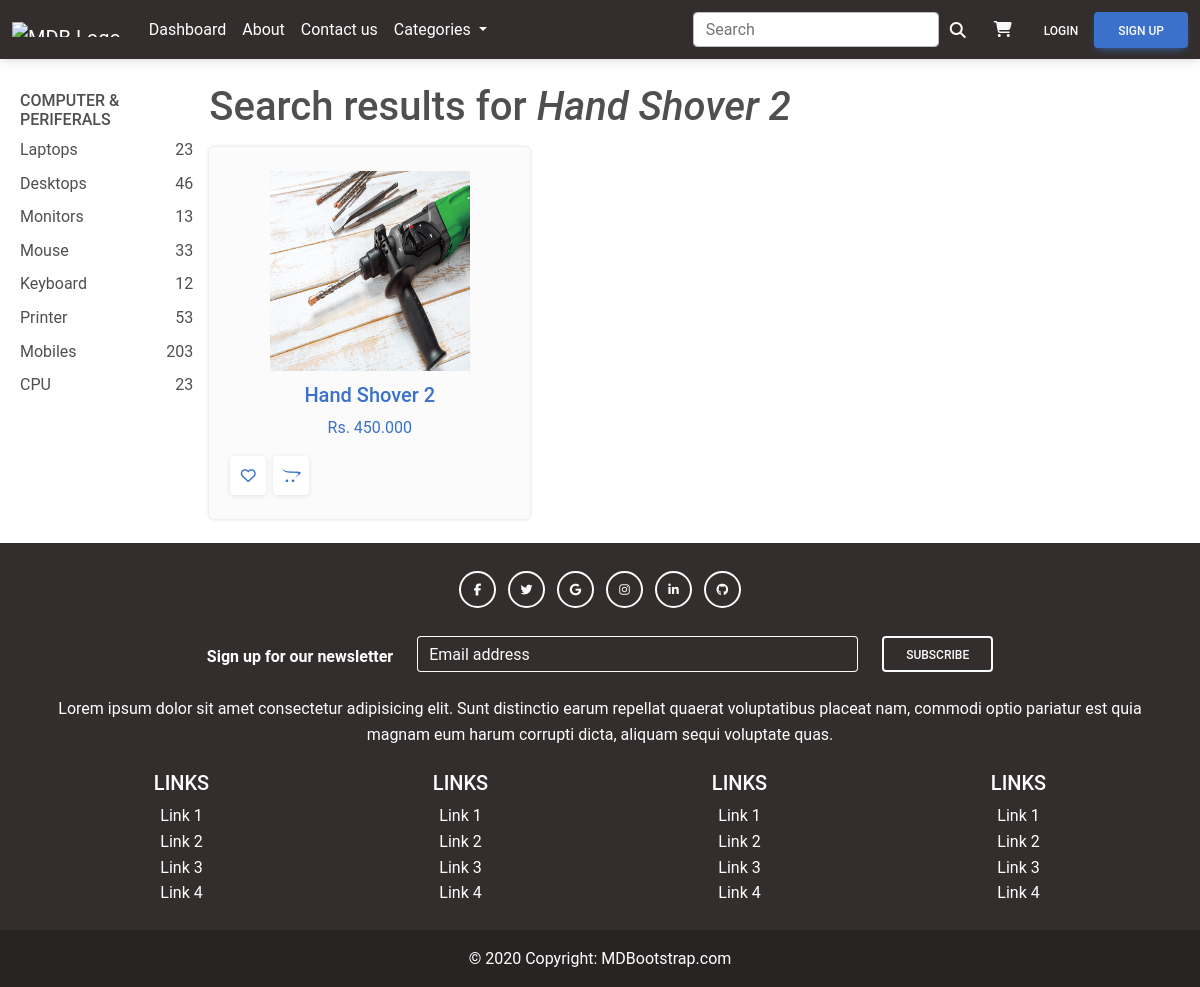
Page /search.php?input-search=Hand Shover 2 on the committed database.
### tables this page shows
CREATE TABLE IF NOT EXISTS `item` (
  `item_id` int(3) NOT NULL AUTO_INCREMENT,
  `title` varchar(50) NOT NULL,
  `description` varchar(1000) NOT NULL,
  `price` decimal(10,3) NOT NULL,
  `avail_stock` int(11) NOT NULL,
  `pictures` varchar(2000) NOT NULL,
  `cat_id` int(3) NOT NULL,
  PRIMARY KEY (`item_id`),
  KEY `fk_cat_id` (`cat_id`),
  CONSTRAINT `fk_cat_id` FOREIGN KEY (`cat_id`) REFERENCES `category` (`cat_id`) ON DELETE NO ACTION ON UPDATE NO ACTION
);

### includes/navbar_dark.php (the view, shortened to what this page needs)
<header>
    <nav class="navbar navbar-expand-md navbar-dark bg-dark" style="z-index: 2000;">
        <div class="container-fluid">
            <div class="collapse navbar-collapse" id="navbarSupportedContent">
                <a class="navbar-brand mt-2 mt-lg-0" href="index.php">
                    <img src="https://mdbcdn.b-cdn.net/img/logo/mdb-transaprent-noshadows.webp" height="15" alt="MDB Logo" loading="lazy" />
                </a>
                <ul class="navbar-nav me-auto mb-2 mb-lg-0">
                    <li class="nav-item">
                        <a class="nav-link" href="index.php">Dashboard</a>
                    </li>
                    <li class="nav-item">
                        <a class="nav-link" href="#">About</a>
                    </li>
                    <li class="nav-item">
                        <a class="nav-link" href="#">Contact us</a>
                    </li>
                    <li class="nav-item dropdown">
                        <a class="nav-link dropdown-toggle" href="#" id="navbarDropdown" role="button" data-mdb-toggle="dropdown" aria-expanded="false">
                            Categories
                        </a>
                    </li>
                </ul>
                <form action="search.php" method="get" class="collapse d-flex input-group w-auto ">
                    <input type="search" name="input-search" class="form-control rounded" placeholder="Search" aria-label="Search" aria-describedby="search-addon" />
                    <span class="input-group-text border-0" id="search-addon">
                        <i class="fas fa-search text-light"></i>
                    </span>
                </form>
            </div>
            <div class="d-flex align-items-center">
                <a class="link-secondary mx-3" href="cart.php">
                    <i class="fas fa-shopping-cart text-light"></i>
                </a>
                <?php
                if (isset($_SESSION['user'])) {
                ?>
                    <div class="dropdown">
                        <a class="dropdown-toggle d-flex align-items-center hidden-arrow" href="#" id="navbarDropdownMenuAvatar" role="button" data-mdb-toggle="dropdown" aria-expanded="false">
                            <i class="fa-solid fa-user-gear text-light mx-1"></i>
                        </a>
                        <ul class="dropdown-menu dropdown-menu-end" aria-labelledby="navbarDropdownMenuAvatar">
                            <li>
                                <a class="dropdown-item" href="profile.php">My profile</a>
                            </li>
                            <!-- <li>
                                <a class="dropdown-item" href="#">Settings</a>
                            </li> -->
                            <li>
                                <a class="dropdown-item" href="logout.php">Logout</a>
                            </li>
                        </ul>
                    </div>
                <?php
                } else {
                ?>
                    <button type="button" class="btn btn-link px-3">
                        <a class="text-light" href="signin.php" role="button">Login</a>
                    </button>
                    <button type="button" class="btn btn-primary">
                        <a class="text-light" href="signup.php" role="button">Sign up</a>
                    </button>
                <?php
                }
                ?>
            </div>
        </div>
    </nav>
</header>

### search.php (shortened to what this page needs)
<?php include 'includes/session.php'; ?>
<?php include 'includes/header.php'; ?>
<body class="">
    <?php include "includes/navbar_dark.php"; ?>
    <div class="container-fluid my-4">
        <div class="row g-2">
            <div class="col-md-2">
                <div class="t-products p-2">
                    <h6 class="text-uppercase">Computer & Periferals</h6>
                    <div class="p-lists">
                        <div class="d-flex justify-content-between mt-2"> <span>Laptops</span> <span>23</span> </div>
                        <div class="d-flex justify-content-between mt-2"> <span>Desktops</span> <span>46</span> </div>
                        <div class="d-flex justify-content-between mt-2"> <span>Monitors</span> <span>13</span> </div>
                        <div class="d-flex justify-content-between mt-2"> <span>Mouse</span> <span>33</span> </div>
                        <div class="d-flex justify-content-between mt-2"> <span>Keyboard</span> <span>12</span> </div>
                        <div class="d-flex justify-content-between mt-2"> <span>Printer</span> <span>53</span> </div>
                        <div class="d-flex justify-content-between mt-2"> <span>Mobiles</span> <span>203</span> </div>
                        <div class="d-flex justify-content-between mt-2"> <span>CPU</span> <span>23</span> </div>
                    </div>
                </div>
            </div>
            <div id="search-right" class="col-md-10">
                <div class="row g-2">
                    <?php
                    $conn = $pdo->open();
                    $search_key = "";
                    if (isset($_GET['input-search'])) {
                        $search_key = $_GET['input-search'];
                    }
                    $stmt = $conn->prepare("SELECT * FROM `item` WHERE `title` LIKE :keyword");
                    $stmt->execute(['keyword' => "%$search_key%"]);
                    if ($stmt->rowCount() < 1) {
                        echo '<h1 class="h1">No results found for <i>' . $search_key . '</i></h1>';
                    } else {
                        echo '<h1 class="h1">Search results for <i>' . $search_key . '</i></h1>';
                        foreach ($stmt as $row) {
                    ?>
                            <div class="col-md-4">
                                <a class="" href="item.php?item_id=<?php echo $row['item_id'] ?>">
                                    <div class="product py-4 bg-light">
                                        <div class="text-center">
                                            <img src="uploads/<?php echo $row['pictures'] ?>" width="200" height="200">
                                        </div>
                                        <div class="about text-center">
                                            <h5><?php echo $row['title'] ?></h5>
                                            <span>Rs. <?php echo $row['price'] ?></span>
                                        </div>
                                        <div class="cart-button mt-3 px-2 d-flex justify-content-between align-items-center">
                                            <div class="add">
                                                <span class="product_fav">
                                                    <i class="fa fa-heart-o"></i>
                                                </span>
                                                <span class="product_fav">
                                                    <i class="fa fa-opencart"></i>
                                                </span>
                                            </div>
                                        </div>
                                    </div>
                                </a>
                            </div>
                    <?php
                        }
                    }
                    ?>
                </div>
            </div>
        </div>
    </div>
    <?php include 'includes/footer.php'; ?>
</body>
</html>

### css/carosel.css (style rules this page uses)
.navbar .nav-link { color: #fff !important; }

### search.php (style rules this page uses)
.product { padding: 10px; border-radius: 5px; position: relative; box-shadow: 0px 0px 3px 1px rgba(0, 0, 0, 0.1); }
.about span { font-size: 16px; }
.product_fav i { line-height: 40px; font-size: 15px; }
.product_fav { display: inline-block; width: 36px; height: 39px; background: #FFFFFF; box-shadow: 0px 1px 5px rgba(0, 0, 0, 0.1); border-radius: 11%; text-align: center; cursor: pointer; margin-left: 3px; -webkit-transition: all 200ms ease; -moz-transition: all 200ms ease; -ms-transition: all 200ms ease; -o-transition: all 200ms ease; transition: all 200ms ease; }
.about { margin-top: 12px; }

### rows in the picture
item: pictures (picture), title "Hand Shover 2", price "450.000"

### other values in the picture
$search_key "Hand Shover 2"
